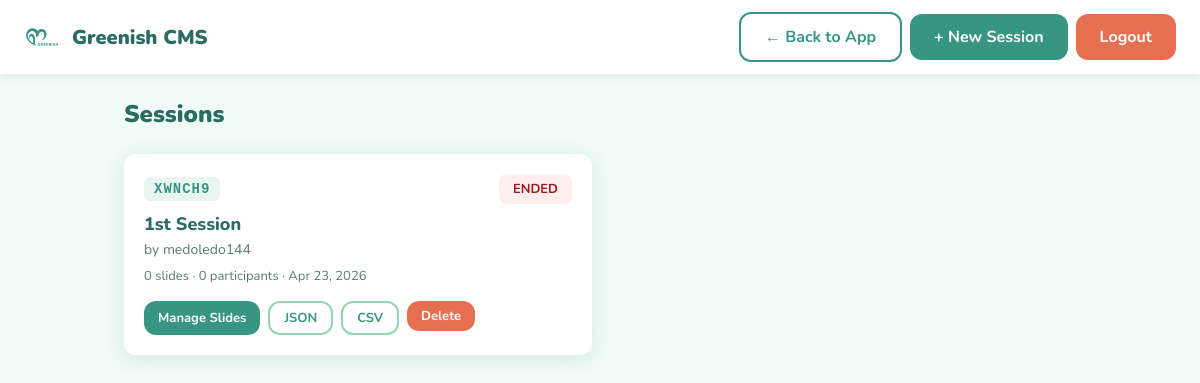
Page /session/cms/ (signed in) on the earlier database version.
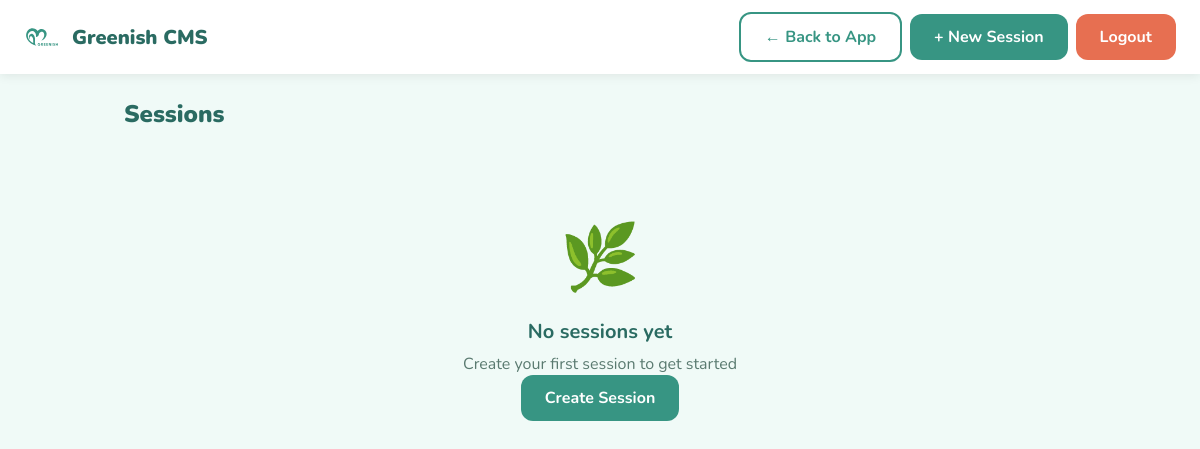
Same page on the later database version.
### session/models.py (models this page shows, shortened)
class Session(models.Model):
    STATUS_CHOICES = [
        ('waiting', 'Waiting'),
        ('active', 'Active'),
        ('ended', 'Ended'),
    ]
    code = models.CharField(max_length=6, unique=True, default=generate_session_code)
    title = models.CharField(max_length=255)
    facilitator_name = models.CharField(max_length=100, blank=True, default='')
    facilitator_password = models.CharField(max_length=128, blank=True, default='')
    status = models.CharField(max_length=10, choices=STATUS_CHOICES, default='waiting')
    current_slide_index = models.PositiveIntegerField(default=0)
    activity_active = models.BooleanField(default=False)
    created_at = models.DateTimeField(auto_now_add=True)

### session/cms_views.py (the view)
# urls.py: path('cms/', cms_views.cms_sessions, name='cms_sessions'),
@never_cache
@staff_member_required(login_url='/session/cms/login/')
def cms_sessions(request):
    sessions = Session.objects.all().order_by('-created_at')
    owned_code = request.session.get('owned_session')
    if owned_code:
        try:
            Session.objects.get(code=owned_code)
        except Session.DoesNotExist:
            owned_code = None
    return render(request, 'session/cms/sessions.html', {'sessions': sessions, 'owned_session': owned_code})

### session/templates/session/cms/sessions.html (shortened to what this page needs)
<!DOCTYPE html>
<html lang="en">
<head>
    <link rel="stylesheet" href="/static/css/session.css?v=5">
    <link rel="stylesheet" href="/static/css/cms.css?v=5">
</head>
<body class="cms-page">
    <header class="cms-header">
        <div class="cms-header-left">
            <img src="/static/img/logo.svg?v=5" alt="Greenish" class="cms-logo">
            <h1>Greenish CMS</h1>
        </div>
        <div class="cms-header-right">
            <a href="/session/" class="btn btn-secondary">← Back to App</a>
            <a href="/session/create/" class="btn btn-primary">+ New Session</a>
            <a href="{% url 'cms_logout' %}" class="btn btn-danger">Logout</a>
        </div>
    </header>
    <main class="cms-main">
        <div class="cms-section-header">
            <h2>Sessions</h2>
        </div>
        {% if sessions %}
        <div class="cms-sessions-grid">
            {% for session in sessions %}
            <div class="cms-session-card">
                <div class="session-card-header">
                    <span class="session-code">{{ session.code }}</span>
                    <span class="session-status status-{{ session.status }}">{{ session.get_status_display }}</span>
                </div>
                <h3 class="session-card-title">{{ session.title }}</h3>
                <p class="session-card-facilitator">by {{ session.facilitator_name }}</p>
                <p class="session-card-meta">
                    {{ session.slides.count }} slides &middot;
                    {{ session.participants.count }} participants &middot;
                    {{ session.created_at|date:"M d, Y" }}
                </p>
                <div class="session-card-actions">
                    <a href="{% url 'cms_slides' code=session.code %}" class="btn btn-primary btn-small">Manage Slides</a>
                    <a href="{% url 'cms_export' code=session.code %}" class="btn btn-outline btn-small">JSON</a>
                    <a href="{% url 'cms_export_csv' code=session.code %}" class="btn btn-outline btn-small">CSV</a>
                    <form method="post" action="{% url 'cms_delete_session' code=session.code %}" style="display:inline;" onsubmit="return confirm('Delete session {{ session.code }}? This cannot be undone.');">
                        <button type="submit" class="btn btn-danger btn-small">Delete</button>
                    </form>
                </div>
            </div>
            {% endfor %}
        </div>
        {% else %}
        <div class="cms-empty">
            <div class="empty-icon">🌿</div>
            <h3>No sessions yet</h3>
            <p>Create your first session to get started</p>
            <a href="/session/create/" class="btn btn-primary">Create Session</a>
        </div>
        {% endif %}
    </main>
</body>
</html>

Differences in the rows shown:
removed Session: code "XWNCH9", status "ENDED", title "1st Session", facilitator_name "medoledo144", slides.count "0", participants.count "0", created_at "Apr 23, 2026"
Other differences:
text now shown: "🌿 No sessions yet Create your first session to get started Create Session"
